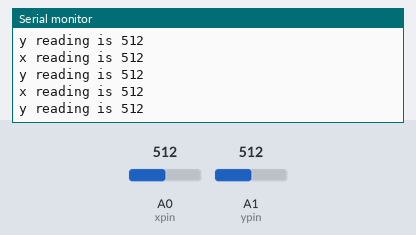
Bench run of a sketch on a simulated Arduino Uno, built with avr-gcc and run on an emulated ATmega328P. Shown: the last lines printed to the serial monitor. Inputs (shaded band) come from the test bench; at power-on: A0 (xpin) = 512, A1 (ypin) = 512.

Above: at 1.3 s.
1.4 s: A0 (xpin) set to 716
At 1.93 s:
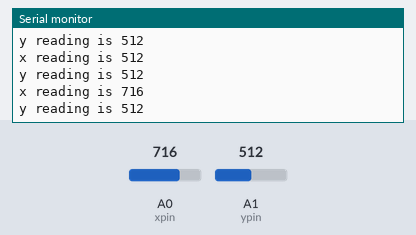
2.9 s: A1 (ypin) set to 716
At 3.43 s:
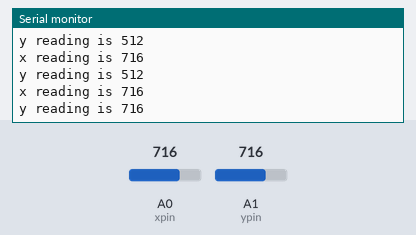
4.4 s: A0 (xpin) set to 900
At 4.43 s:
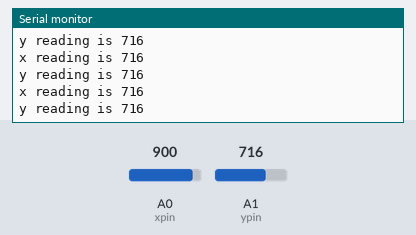
5.9 s: A1 (ypin) set to 900
At 5.93 s:
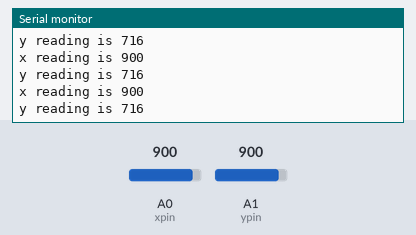
Timing chart, 0 to 8.4 s (numbered marks = the images above; inputs shaded):
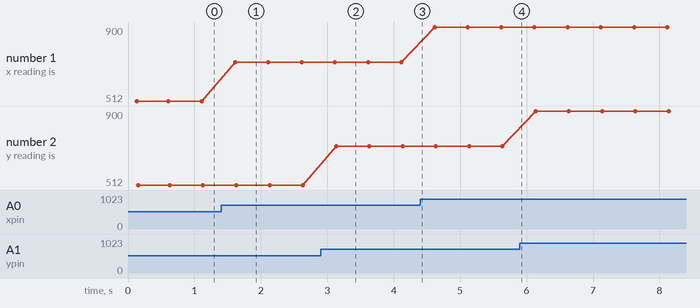

Measured:
- after the input at 1.4 s, the serial monitor: prints a new line after 0.21 s (image 1)
- after the input at 2.9 s, the serial monitor: prints a new line after 0.23 s (image 2)
- plotted number 1: 512 → 716 after the input at 1.4 s, 716 → 900 after the input at 4.4 s

The sketch:

calibrate_joystick.ino
```cpp
// define pins
int xpin = A0;
int ypin = A1;

// inititalize hyperparameters
int xerror = 0;
int yerror = 0;
const int repetition = 500;


void setup() {
  // initialization settings
  pinMode(xpin, INPUT);
  pinMode(ypin, INPUT);
  Serial.begin(9600);

  // calculate error accumulate reading for {repetition}
  for (int i=1; i<=repetition; i++){
      // calculare error
      int temp_xerror = 512 - analogRead(xpin);
      int temp_yerror = 512 - analogRead(ypin);

      // acuumulate error
      xerror += temp_xerror;
      yerror += temp_yerror;
    }

  // average the error and cast to integer
  xerror = (int) xerror / repetition;
  yerror = (int) yerror / repetition;

  // print out errors
  Serial.println("xerror is " + String(xerror));
  Serial.println("yerror is " + String(yerror));
}

void loop() {
  // Get reading
  int x_reading = analogRead(xpin) + xerror;
  int y_reading = analogRead(ypin) + yerror;

  if (x_reading < 0) {x_reading = 0;}
  if (y_reading < 0) {y_reading = 0;}
  if (x_reading > 1023) {x_reading = 1023;}
  if (y_reading > 1023) {y_reading = 1023;}

  // print reading
  Serial.println("x reading is " + String(x_reading));
  Serial.println("y reading is " + String(y_reading));

  delay(500);
}
```
